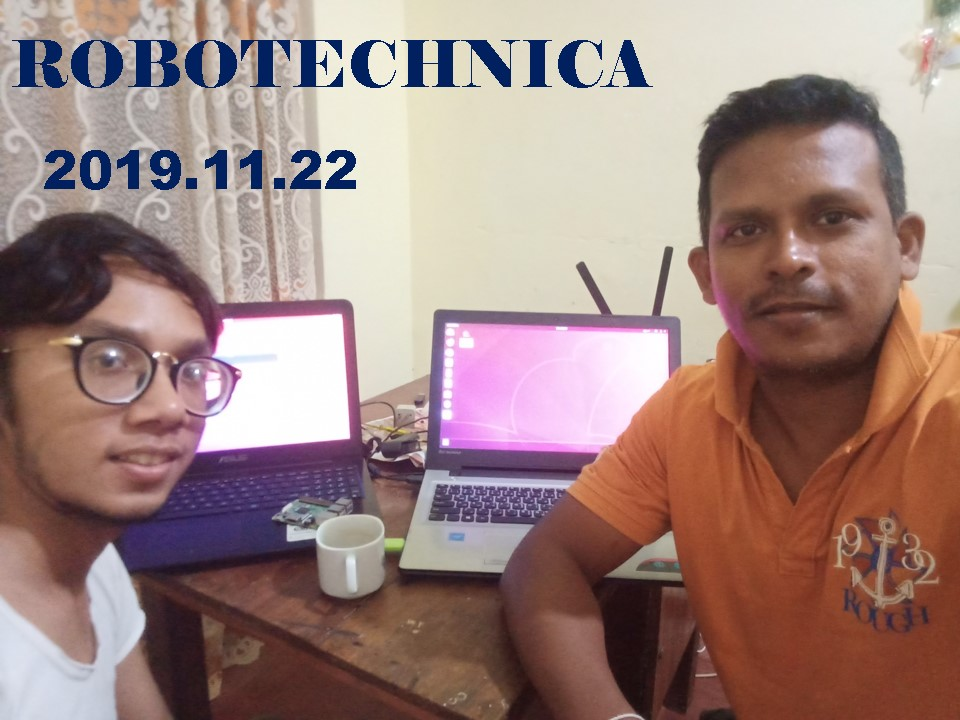
#> input picture sample_image.jpg, 960 x 720 px
$ python image_facedetection.py
#> lines starting #> are read from the running program, lines starting #| are printed output that depends on the picture; after the words box and inside, x2 and y2 are one past the last pixel; in counts of white or black regions, pixels touching at a corner belong together
import cv2

# Load the cascade
face_cascade = cv2.CascadeClassifier('face_haarcascade.xml')

# Read the input image
img = cv2.imread('sample_image.jpg')
#> img is the input picture: shape (720, 960, 3); mean B, G, R 126.7, 131.4, 157.6

# Convert into grayscale
gray = cv2.cvtColor(img, cv2.COLOR_BGR2GRAY)
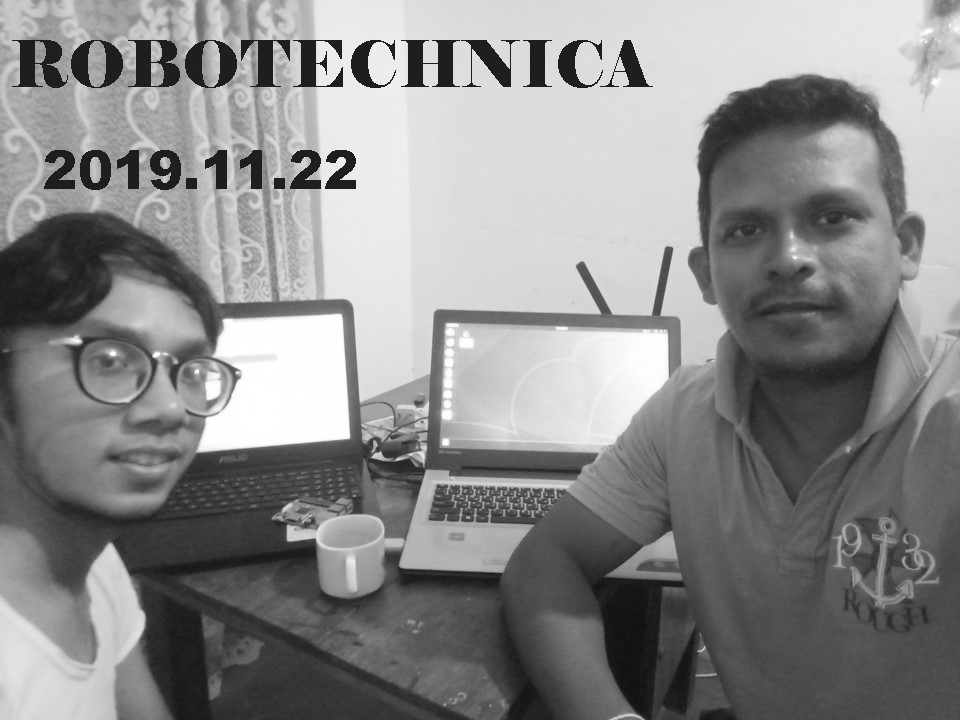
#> gray: shape (720, 960); min 15, max 255, mean 138.7

# Detect faces
faces = face_cascade.detectMultiScale(gray, 1.1, 4)
#> faces = [[62, 289, 183, 183], [679, 134, 228, 228]]

# Draw rectangle around the faces
for (x, y, w, h) in faces:
    cv2.rectangle(img, (x, y), (x + w, y + h), (0, 0, 255), 5)
#> this loop made 2 passes
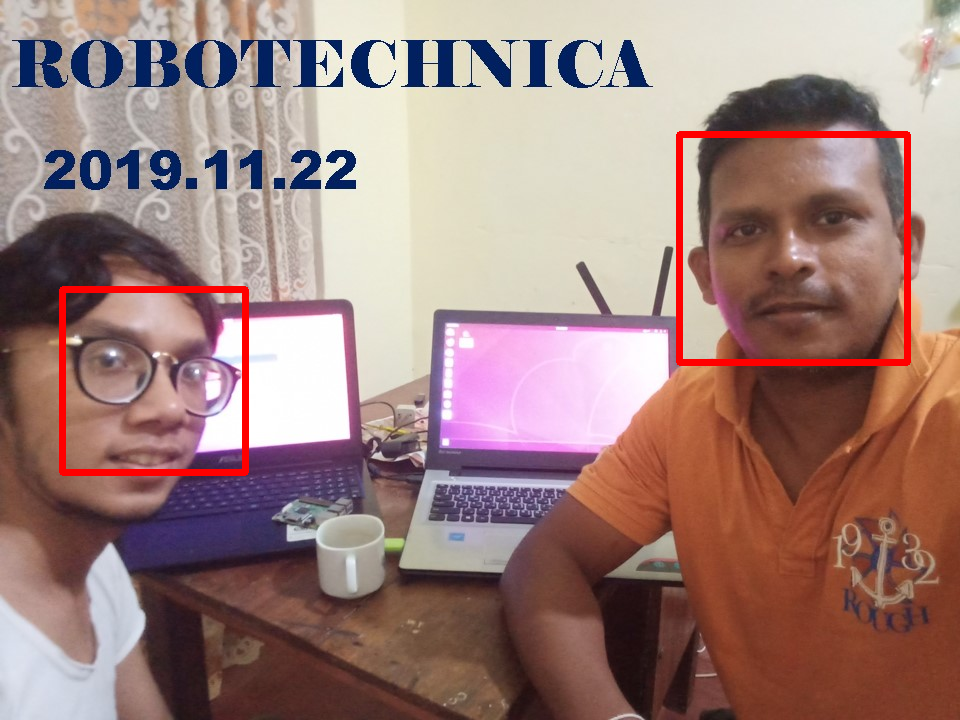
#> img: shape (720, 960, 3); 1.66% of pixels changed, all inside (x1, y1, x2, y2) = (59, 131, 911, 476)

# Display the output
cv2.imshow('img', img)
cv2.waitKey()
